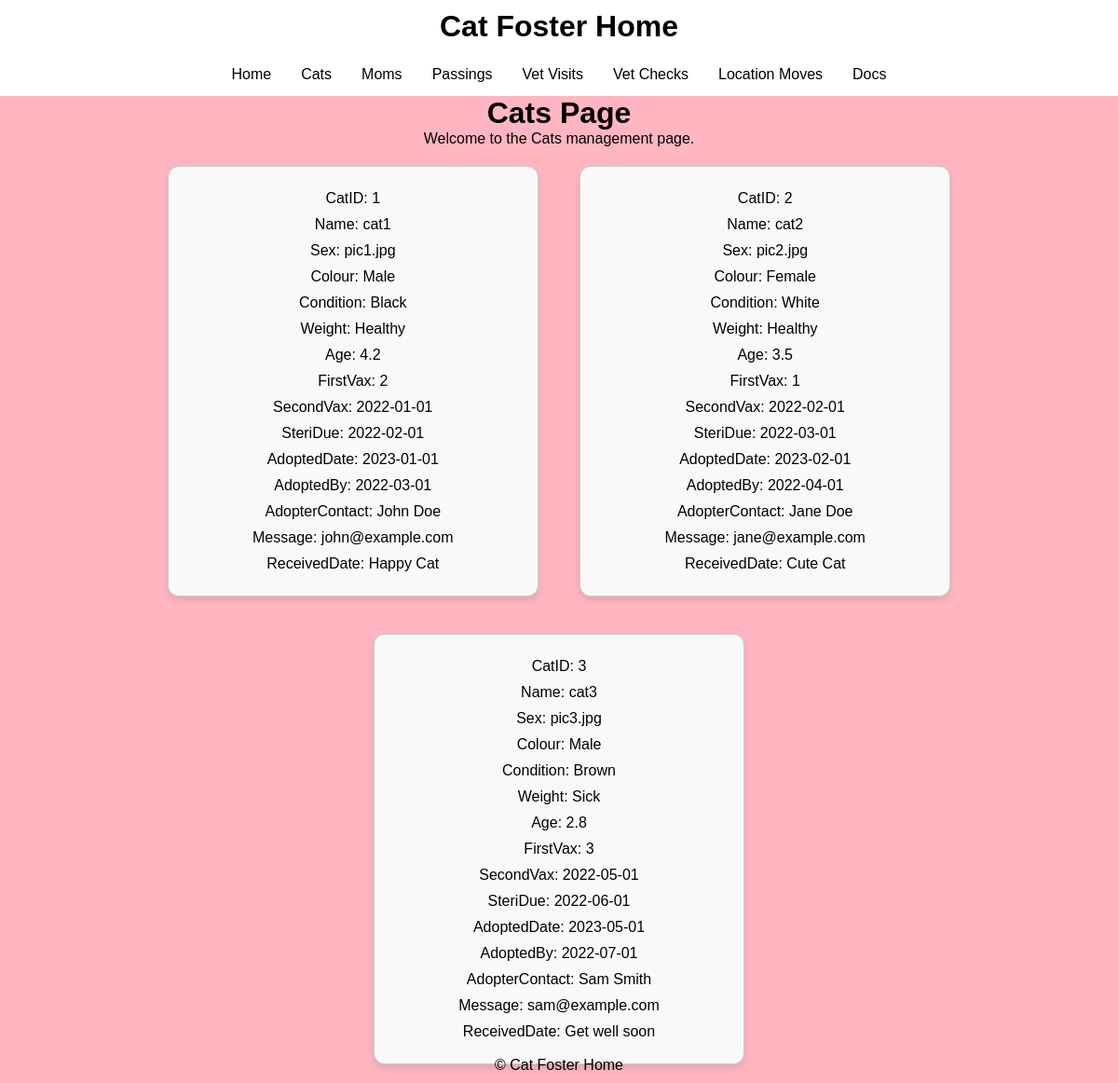
Page /cats on the committed database.
### tables this page shows
CREATE TABLE Cats (
    CatID INTEGER PRIMARY KEY AUTOINCREMENT,
    Name TEXT,
    Pic TEXT,
    Sex TEXT,
    Colour TEXT,
    Condition TEXT,
    Weight REAL,
    Age INTEGER,
    FirstVax DATE,
    SecondVax DATE,
    SteriDue DATE,
    AdoptedDate DATE,
    AdoptedBy TEXT,
    AdopterContact TEXT,
    Message TEXT,
    ReceivedDate DATE
);

### app.py (the view)
@app.route('/cats')
def cats_page():
    cats = get_all_cats()  # Assume this returns a list of tuples
    cats_dict_list = []
    field_names = ['CatID', 'Name', 'Sex', 'Colour', 'Condition', 'Weight', 'Age',
                   'FirstVax', 'SecondVax', 'SteriDue', 'AdoptedDate', 'AdoptedBy',
                   'AdopterContact', 'Message', 'ReceivedDate']
    for cat in cats:
        cat_dict = OrderedDict(zip(field_names, cat))
        cats_dict_list.append(cat_dict)
    return render_template('cats/cats.html', cats=cats_dict_list)

### setup/db_setup.py (called while the page is built)
def get_all_cats():
    db_path = os.path.join(current_app.config['INSTANCE_FOLDER'], 'cats.sqlite')
    conn = sqlite3.connect(db_path)
    cursor = conn.cursor()
    cursor.execute("SELECT * FROM Cats")
    cats = cursor.fetchall()
    conn.close()
    return cats

### templates/cats/cats.html
{% extends "index.html" %}
{% block extra_css %}
  <link rel="stylesheet" href="{{ url_for('static', filename='css/cats.css') }}">
  <link rel="stylesheet" href="{{ url_for('static', filename='styles.css') }}">
{% endblock %}
{% block content %}
<h1>Cats Page</h1>
<p>Welcome to the Cats management page.</p>
{% for cat in cats %}
    <div class="cat-card"
         {% for attribute, value in cat.items() %}
         data-cat-{{ attribute }}="{{ value }}"
         {% endfor %}
    >
        {% for attribute, value in cat.items() %}
        <p>{{ attribute }}: {{ value }}</p>
        {% endfor %}
    </div>
{% endfor %}
{% endblock %}

### templates/index.html (shortened to what this page needs)
<!DOCTYPE html>
<html lang="en">
<head>
    <link rel="stylesheet" href="{{ url_for('static', filename='styles.css') }}">
    {% block extra_css %}
    {% endblock %}
</head>
<body>
    <header>
        <h1>Cat Foster Home</h1>
    </header>
    <nav>
        <ul>
            <li><a href="{{ url_for('hello_world') }}">Home</a></li>
            <li><a href="{{ url_for('cats_page') }}">Cats</a></li>
            <li><a href="{{ url_for('moms_page') }}">Moms</a></li>
            <li><a href="{{ url_for('deaths_page') }}">Passings</a></li>
            <li><a href="{{ url_for('vet_visits_page') }}">Vet Visits</a></li>
            <li><a href="{{ url_for('vet_checks_page') }}">Vet Checks</a></li>
            <li><a href="{{ url_for('location_moves_page') }}">Location Moves</a></li>
            <li><a href="{{ url_for('docs_page') }}">Docs</a></li>
        </ul>
    </nav>
    {% block content %}{% endblock %}
    <footer>
        <p>&copy; {{ current_year }} Cat Foster Home</p>
    </footer>
</body>
</html>

### static/styles.css (style rules this page uses)
body, h1, h2, h3, ul, p { margin: 0; padding: 0; text-align: center; border-bottom: 1px; border-color: #FFB6C1; }
body { margin: 0; padding: 0; background-color: #FFB6C1; color: #000000; font-family: Arial, sans-serif; }
header { background-color: #FFFFFF; color: #000000; text-align: center; padding: 10px 0; }
nav ul { background-color: #FFFFFF; overflow: hidden; color: #000000; display: flex; justify-content: center; list-style-type: none; margin: 0; padding: 0; border-top: 1px; border-color: #FFB6C1; }
nav ul li a { display: block; padding: 14px 16px; color: #000000; text-decoration: none; border-radius: 5px; }
footer { background-color: transparent; color: #000000; text-align: center; padding: 10px 0; position: fixed; bottom: 0; width: 100%; box-sizing: border-box; }

### static/css/cats.css (style rules this page uses)
.cat-card { border: 1px solid #ccc; padding: 20px; margin: 20px; border-radius: 12px; box-shadow: 0 4px 8px rgba(0, 0, 0, 0.1); transition: all 0.3s ease; width: calc(33% - 40px); display: inline-block; vertical-align: top; background-color: #f9f9f9; }
.cat-card p { margin: 0; padding: 5px; font-size: 16px; }

### rows in the picture
Cats: cat "CatID" "FirstVax", cat "1" "2", attribute "Name", Name "cat1", attribute "Sex", Pic "pic1.jpg", attribute "Colour", Sex "Male", attribute "Condition", Colour "Black", attribute "Weight", Condition "Healthy", attribute "Age", Weight "4.2", attribute "SecondVax", FirstVax "2022-01-01", attribute "SteriDue", SecondVax "2022-02-01", attribute "AdoptedDate", SteriDue "2023-01-01", attribute "AdoptedBy", AdoptedDate "2022-03-01", attribute "AdopterContact", AdoptedBy "John Doe", attribute "Message", AdopterContact "john@example.com", attribute "ReceivedDate", Message "Happy Cat"
Cats: cat "CatID" "FirstVax", cat "2" "1", attribute "Name", Name "cat2", attribute "Sex", Pic "pic2.jpg", attribute "Colour", Sex "Female", attribute "Condition", Colour "White", attribute "Weight", Condition "Healthy", attribute "Age", Weight "3.5", attribute "SecondVax", FirstVax "2022-02-01", attribute "SteriDue", SecondVax "2022-03-01", attribute "AdoptedDate", SteriDue "2023-02-01", attribute "AdoptedBy", AdoptedDate "2022-04-01", attribute "AdopterContact", AdoptedBy "Jane Doe", attribute "Message", AdopterContact "jane@example.com", attribute "ReceivedDate", Message "Cute Cat"
Cats: cat "CatID" "FirstVax", cat "3" "3", attribute "Name", Name "cat3", attribute "Sex", Pic "pic3.jpg", attribute "Colour", Sex "Male", attribute "Condition", Colour "Brown", attribute "Weight", Condition "Sick", attribute "Age", Weight "2.8", attribute "SecondVax", FirstVax "2022-05-01", attribute "SteriDue", SecondVax "2022-06-01", attribute "AdoptedDate", SteriDue "2023-05-01", attribute "AdoptedBy", AdoptedDate "2022-07-01", attribute "AdopterContact", AdoptedBy "Sam Smith", attribute "Message", AdopterContact "sam@example.com", attribute "ReceivedDate", Message "Get well soon"
